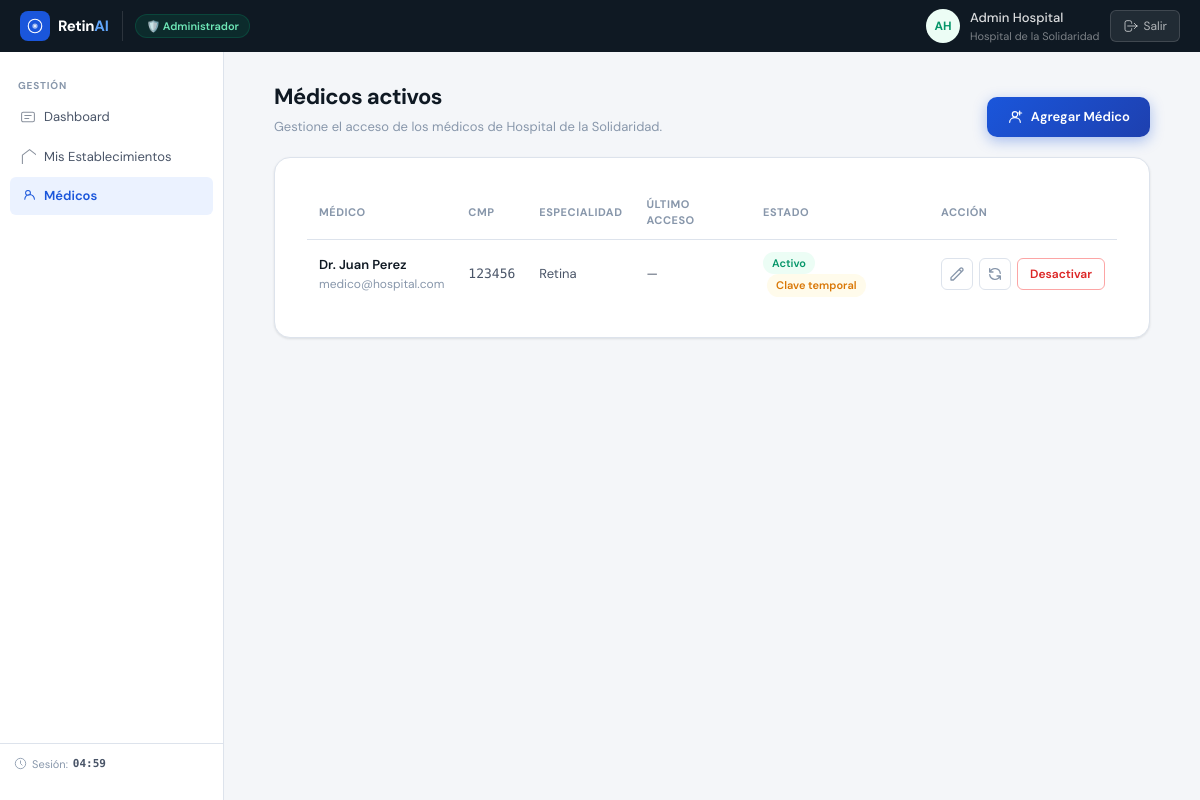
The app's page /views/admin/doctor.php (signed in), older data.
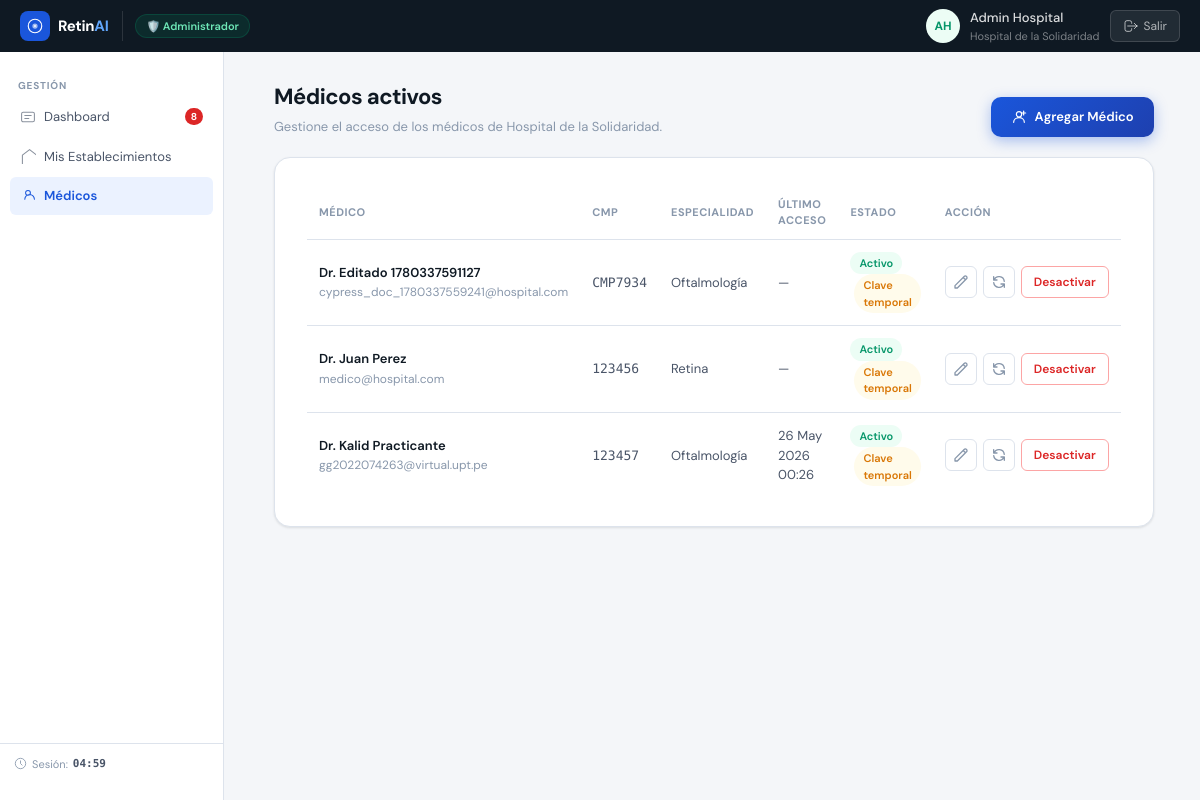
The same page, newer data.
### tables this page shows
CREATE TABLE IF NOT EXISTS `usuarios` (
  `id` int NOT NULL AUTO_INCREMENT,
  `rol_codigo` varchar(20) NOT NULL,
  `establecimiento_id` int DEFAULT NULL,
  `nombre` varchar(100) NOT NULL,
  `correo` varchar(100) NOT NULL,
  `password` varchar(255) NOT NULL,
  `cmp` varchar(20) DEFAULT NULL,
  `especialidad` varchar(100) DEFAULT NULL,
  `es_password_temporal` tinyint(1) DEFAULT '0',
  `activo` tinyint(1) DEFAULT '1',
  `ultimo_acceso` datetime DEFAULT NULL,
  PRIMARY KEY (`id`),
  UNIQUE KEY `correo` (`correo`),
  KEY `establecimiento_id` (`establecimiento_id`),
  CONSTRAINT `usuarios_ibfk_1` FOREIGN KEY (`establecimiento_id`) REFERENCES `establecimientos` (`id`)
);

### config/session_guard.php (called while the page is built, shortened)
<?php
function get_base_path() {
    $root = str_replace('\\', '/', realpath(__DIR__ . '/..'));
    $current = str_replace('\\', '/', dirname(realpath($_SERVER['SCRIPT_FILENAME'])));
    $relative = '';
    $curr = $current;
    while (strlen($curr) > strlen($root) && $curr !== $root) {
        $relative .= '../';
        $curr = dirname($curr);
    }
    return $relative ?: './';
}
function current_user() {
    return [
        'id'                  => $_SESSION['user_id'] ?? null,
        'nombre'              => $_SESSION['nombre'] ?? '',
        'rol_codigo'          => $_SESSION['rol_codigo'] ?? '',
        'establecimiento_id'  => $_SESSION['establecimiento_id'] ?? null,
        'es_password_temporal'=> $_SESSION['es_password_temporal'] ?? false,
    ];
}

### views/admin/doctor.php (the view, shortened to what the changed rows need)
<?php
require_once __DIR__ . '/../../config/session_guard.php';
$user     = current_user();
$base     = get_base_path();
$est_id   = (int)($user['establecimiento_id'] ?? 0);
try {
    $db   = (new Database())->getConnection();
    $q = $db->prepare(
        "SELECT id, nombre, correo, cmp, especialidad, ultimo_acceso, es_password_temporal
         FROM usuarios WHERE rol_codigo='MED' AND activo=1 AND establecimiento_id=:eid
         ORDER BY nombre"
    );
    $q->execute([':eid' => $est_id]);
    $activos = $q->fetchAll(PDO::FETCH_ASSOC);
    $cnt_pendientes = (int)$db->query(
        "SELECT COUNT(*) FROM usuarios WHERE rol_codigo='MED' AND activo=0 AND establecimiento_id=$est_id"
    )->fetchColumn();
} catch (Exception $ex) {
    $est_nombre = ''; $activos = [];
    $cnt_activos = 0; $cnt_pendientes = 0; $header_sub = '';
}
?>
<!DOCTYPE html>
<html lang="es">
<head>
<link rel="stylesheet" href="<?= $base ?>assets/css/dashboard/dashboard.css">
</head>
<body>
<div class="app-shell">
    <?php require_once __DIR__ . '/../shared/sidebar.php'; ?>
    <main class="main-content">
        <section class="content-section">
            <div class="section-top">
                <div>
                    <h1 class="page-title">Médicos activos</h1>
                </div>
            </div>
            <div class="card full-width-card">
                <?php if (empty($activos)): ?>
                <p class="empty-msg">No hay médicos activos en este establecimiento.</p>
                <?php else: ?>
                <table class="data-table" id="tabla-medicos">
                    <thead>
                        <tr>
                            <th>Médico</th>
                            <th>CMP</th>
                            <th>Especialidad</th>
                            <th>Último acceso</th>
                            <th>Estado</th>
                            <th>Acción</th>
                        </tr>
                    </thead>
                    <tbody>
                    <?php foreach ($activos as $m): ?>
                    <tr>
                        <td>
                            <strong><?= htmlspecialchars($m['nombre']) ?></strong><br>
                            <span class="text-muted small"><?= htmlspecialchars($m['correo']) ?></span>
                        </td>
                        <td class="mono"><?= htmlspecialchars($m['cmp'] ?? '—') ?></td>
                        <td><?= htmlspecialchars($m['especialidad'] ?? '—') ?></td>
                        <td class="text-muted small">
                            <?= $m['ultimo_acceso'] ? date('d M Y H:i', strtotime($m['ultimo_acceso'])) : '—' ?>
                        </td>
                        <td>
                            <span class="badge badge-active">Activo</span>
                            <?php if ($m['es_password_temporal']): ?>
                                <span class="badge badge-warning" style="margin-left:4px">Clave temporal</span>
                            <?php endif; ?>
                        </td>
                        <td>
                            <div class="flex-actions">
                                <button type="button" class="btn-action-icon" title="Editar" onclick="openEditModal(<?= $m['id'] ?>, '<?= htmlspecialchars($m['nombre'] ?? '', ENT_QUOTES) ?>', '<?= htmlspecialchars($m['correo'] ?? '', ENT_QUOTES) ?>', '<?= htmlspecialchars($m['cmp'] ?? '', ENT_QUOTES) ?>', '<?= htmlspecialchars($m['especialidad'] ?? '', ENT_QUOTES) ?>')">
                                    <svg width="16" height="16" fill="none" viewBox="0 0 24 24" stroke="currentColor"><path stroke-linecap="round" stroke-linejoin="round" stroke-width="2" d="M15.232 5.232l3.536 3.536m-2.036-5.036a2.5 2.5 0 113.536 3.536L6.5 21.036H3v-3.572L16.732 3.732z"></path></svg>
                                </button>
                                <button type="button" class="btn-action-icon" title="Resetear contraseña" onclick="openResetModal(<?= $m['id'] ?>)">
                                    <svg width="16" height="16" fill="none" viewBox="0 0 24 24" stroke="currentColor"><path stroke-linecap="round" stroke-linejoin="round" stroke-width="2" d="M4 4v5h.582m15.356 2A8.001 8.001 0 004.582 9m0 0H9m11 11v-5h-.581m0 0a8.003 8.003 0 01-15.357-2m15.357 2H15"></path></svg>
                                </button>
                                <form method="POST" action="<?= $base ?>controllers/DoctorController.php?action=deactivate" style="margin:0;">
                                    <button type="submit" class="btn btn-sm btn-danger-outline" style="padding:6px 12px; height:32px;">Desactivar</button>
                                </form>
                            </div>
                        </td>
                    </tr>
                    <?php endforeach; ?>
                    </tbody>
                </table>
                <?php endif; ?>
            </div>
        </section>
    </main>
</div>
</body>
</html>

### views/shared/sidebar.php (shortened to what the changed rows need)
<?php
$_rol = $_SESSION['rol_codigo'] ?? '';
?>
<aside class="sidebar">
    <nav class="sidebar-nav">
        <?php if ($_rol === 'ADM'):
            $_page = basename($_SERVER['PHP_SELF']); ?>
        <div class="nav-section">
            <a href="<?= $base ?>views/admin/index.php"
               class="nav-item <?= $_page === 'index.php' ? 'active' : '' ?>">
                <svg class="nav-icon" viewBox="0 0 20 20" fill="none"><rect x="2" y="4" width="16" height="12" rx="2" stroke="currentColor" stroke-width="1.3"/><path d="M6 8h8M6 12h5" stroke="currentColor" stroke-width="1.3" stroke-linecap="round"/></svg>
                Dashboard
                <?php if (!empty($cnt_pendientes) && $cnt_pendientes > 0): ?>
                    <span class="nav-badge"><?= $cnt_pendientes ?></span>
                <?php endif; ?>
            </a>
        </div>
        <?php endif; ?>
    </nav>
</aside>

Row changes from the older to the newer data that the page shows:
added usuarios: nombre "Dr. Editado 1780337591127", correo "cypress_doc_1780337559241@hospital.com", cmp "CMP7934", especialidad "Oftalmología", es_password_temporal "Clave temporal"
added usuarios: nombre "Dr. Kalid Practicante", correo "gg2022074263@virtual.upt.pe", cmp "123457", especialidad "Oftalmología", ultimo_acceso "26 May 2026 00:26", es_password_temporal "Clave temporal"
Text that changed along with them:
$cnt_pendientes: (not shown) → "8"
